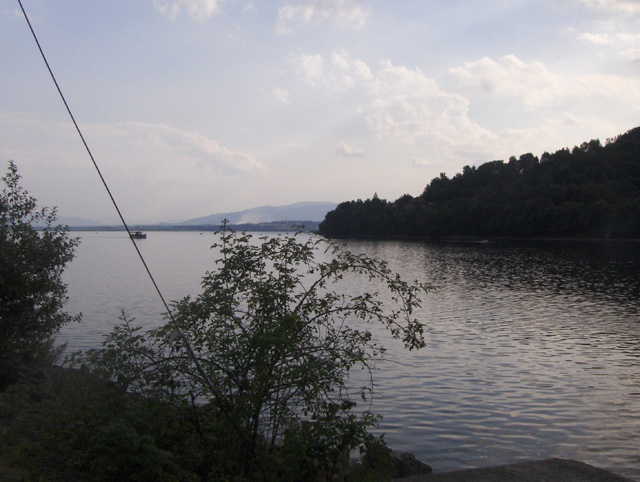
%> input picture 3_Histogram/jezioro.jpg, 640 x 482 px
$ octave zad3.m   (GNU Octave 9; MATLAB toolbox functions it lacks are replaced by stand-ins)
%> lines starting %> are read from the running program, lines starting %| are printed output that depends on the picture
clearvars;
close all;
clc;

lena = imread("jezioro.jpg");
%> lena is the input picture: size 482x640x3 uint8; mean R, G, B 124.6, 123.8, 126.5
figure();
imshow(lena);
%%
R = lena(:,:,1);
G = lena(:,:,2);
B = lena(:,:,3);

%%
figure();
subplot(1, 3, 1);
imhist(R);
subplot(1, 3, 2);
imhist(G);
subplot(1, 3, 3);
imhist(B);
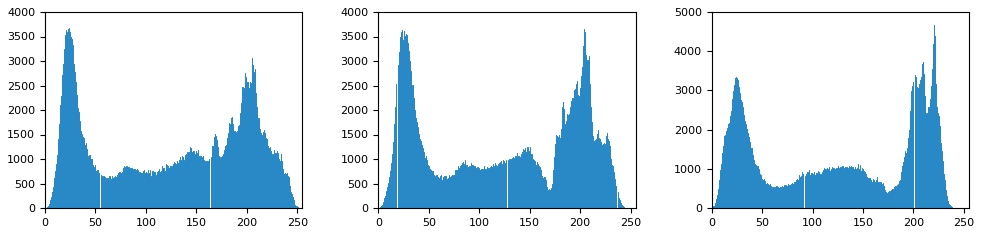
%> figure redrawn from the program's plot data, 3 panels; panel 1: highest point at x = 24, y = 3681; panel 2: highest point at x = 204, y = 3658; panel 3: highest point at x = 220, y = 4667

%%

R = histeq(R, 256);
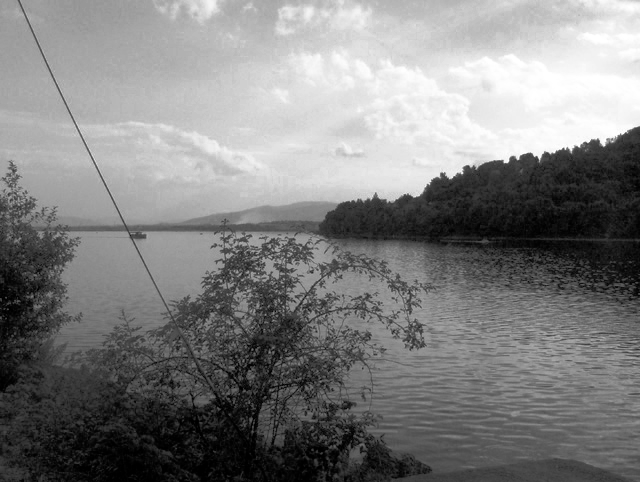
%> R: size 482x640 uint8; min 0, max 255, mean 127.7
G = histeq(G, 256);
B = histeq(B, 256);
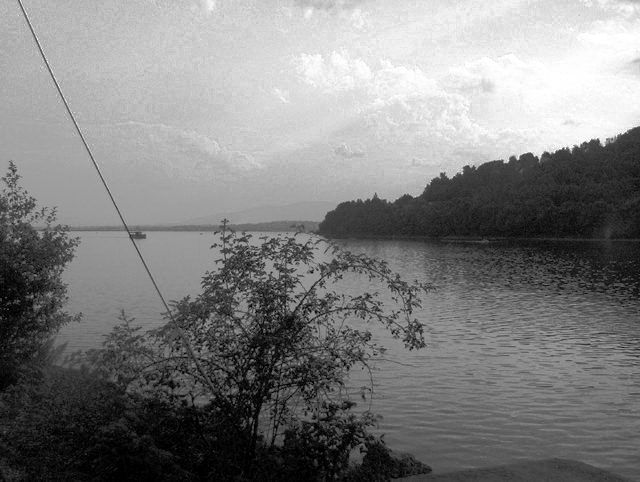
%> B: size 482x640 uint8; min 0, max 255, mean 127.8; mean of the top-left, top-right, bottom-left and bottom-right quarters 178.8, 175.7, 61.1, 95.8

oeq = lena;
oeq(:,:,1) = R;
oeq(:,:,2) = G;
oeq(:,:,3) = B;
figure();
imshow(oeq);

%%

lena2 = rgb2hsv(lena);
%> lena2: size 482x640x3 double; mean H, S, V 0.482, 0.102, 0.509

H = lena2(:,:,1);
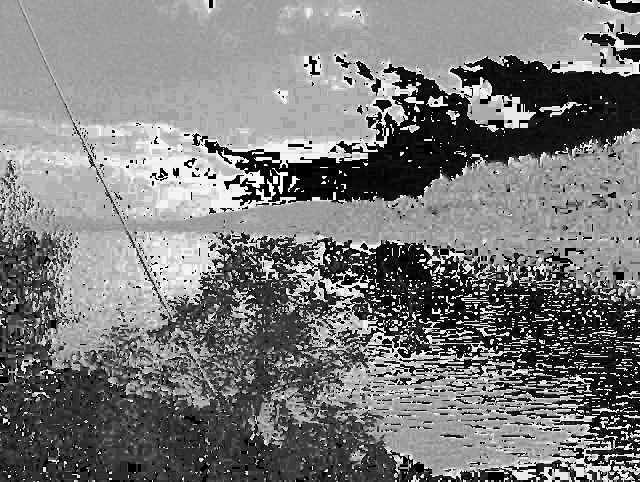
%> H: size 482x640 double; min 0, max 0.995, mean 0.482
S = lena2(:,:,2);
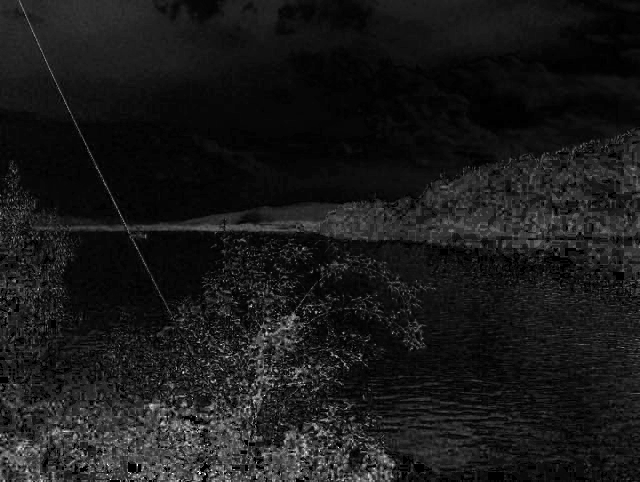
%> S: size 482x640 double; min 0, max 1, mean 0.102
V = lena2(:,:,3);

%%
figure();
subplot(1, 3, 1);
imhist(H);
subplot(1, 3, 2);
imhist(S);
subplot(1, 3, 3);
imhist(V);
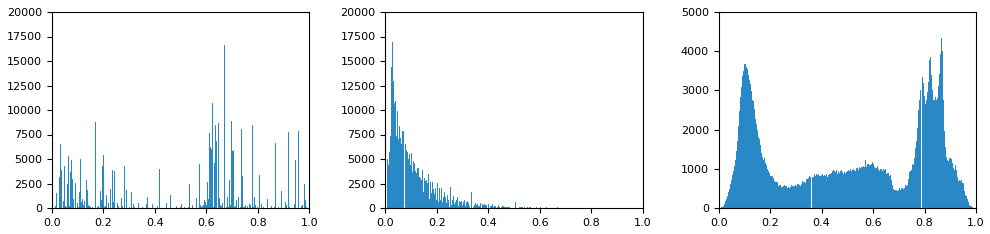
%> figure redrawn from the program's plot data, 3 panels; panel 1: highest point at x = 0.667, y = 16664; panel 2: highest point at x = 0.0275, y = 16909; panel 3: highest point at x = 0.863, y = 4337
%%
V = histeq(V, 256);

oeq2 = lena2;
oeq2(:,:,3) = V;
%> oeq2: size 482x640x3 double; mean H, S, V 0.482, 0.102, 0.501

lena2eq = hsv2rgb(oeq2);
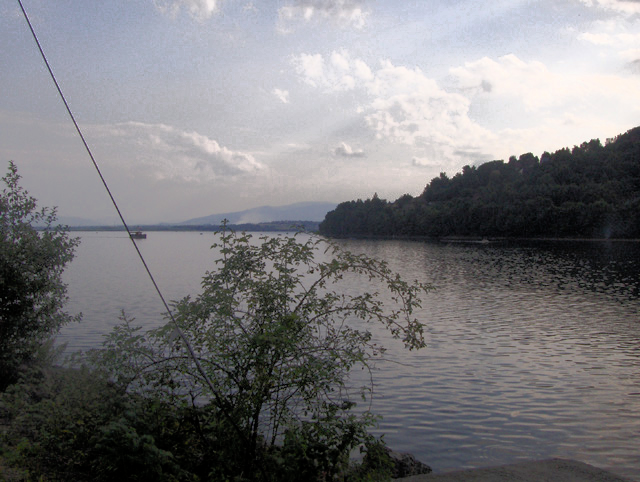
%> lena2eq: size 482x640x3 double; mean R, G, B 0.481, 0.478, 0.488
figure();
imshow(lena2eq);
